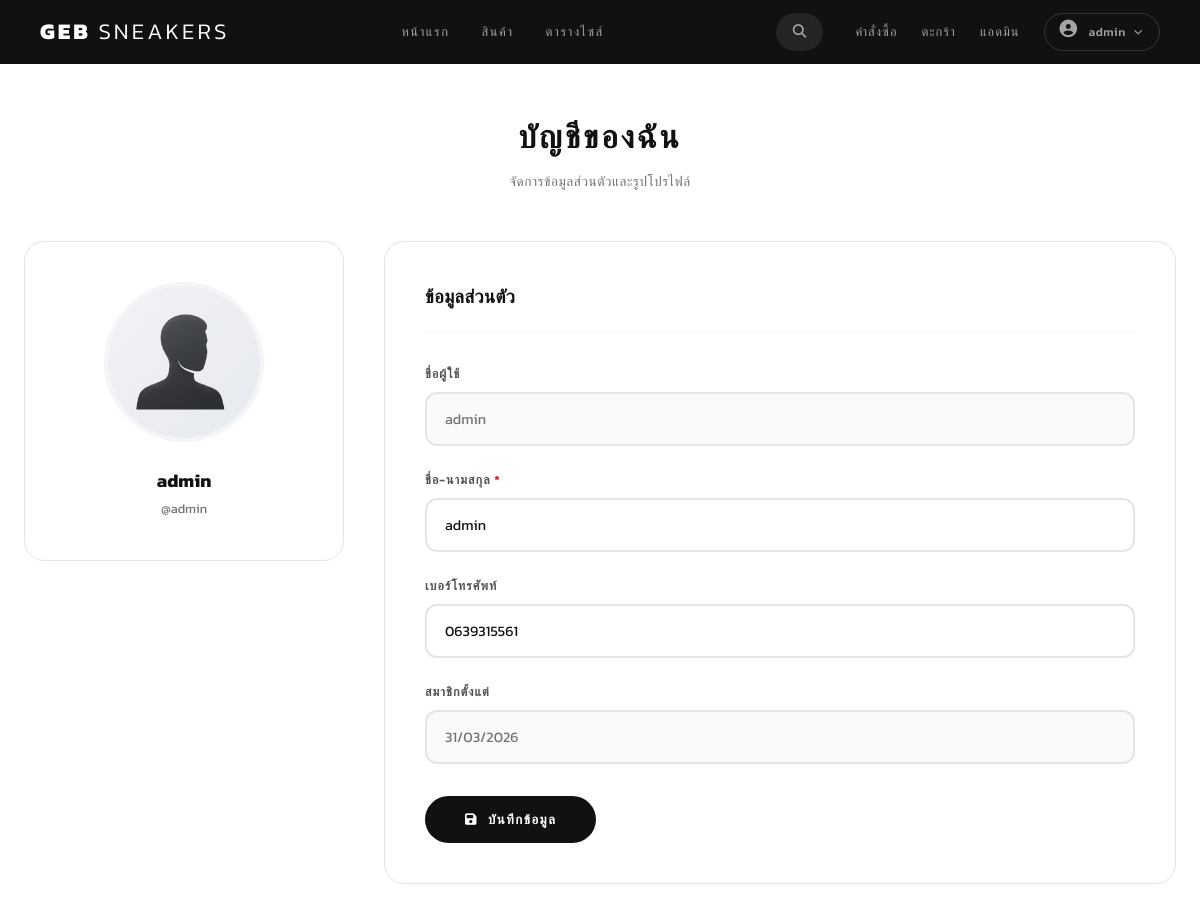
Page /index.php?page=profile (signed in, upper part) on the earlier database version.
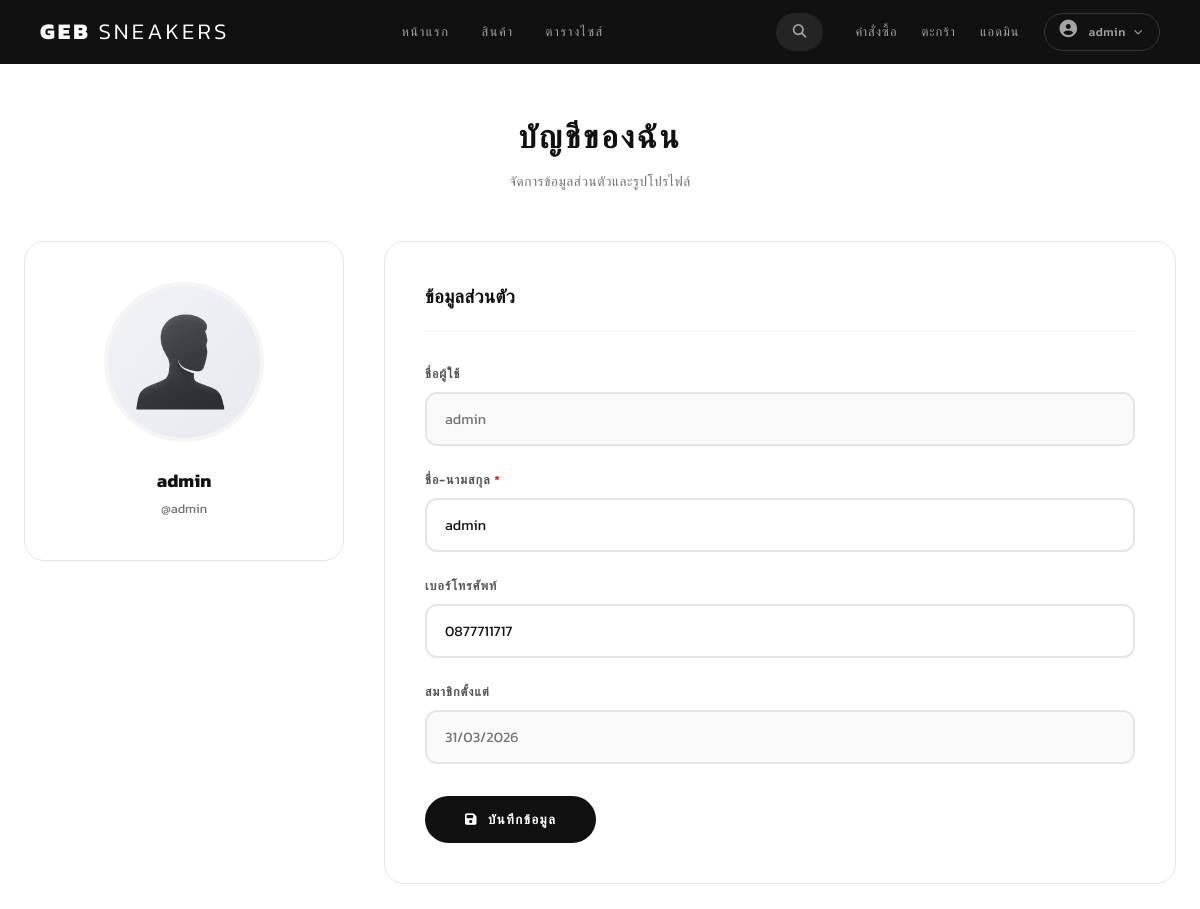
Same page on the later database version.
### tables this page shows
CREATE TABLE `tb_users` (
  `u_id` int(11) NOT NULL,
  `u_username` varchar(50) NOT NULL,
  `u_password` varchar(255) NOT NULL,
  `u_fullname` varchar(100) DEFAULT NULL,
  `u_tel` varchar(20) DEFAULT NULL,
  `u_address` text DEFAULT NULL,
  `u_avatar` varchar(255) DEFAULT 'default_avatar.png',
  `u_level` enum('admin','user') DEFAULT 'user',
  `u_status` enum('active','suspended') DEFAULT 'active',
  `created_at` timestamp NOT NULL DEFAULT current_timestamp(),
  `updated_at` timestamp NOT NULL DEFAULT current_timestamp() ON UPDATE current_timestamp()
);

### index.php (called while the page is built, shortened)
<?php
require_once __DIR__ . '/inc/function.php';
require_once __DIR__ . '/inc/mapsite.php';
$page = isset($_GET['page']) ? $_GET['page'] : 'home';
require_once __DIR__ . '/inc/header.php';
require_once __DIR__ . '/inc/menu.php';
require_once __DIR__ . '/' . $pages[$page];
require_once __DIR__ . '/inc/footer.php';

### inc/function.php (called while the page is built, shortened)
<?php
function sanitize($data) {
    return htmlspecialchars(trim($data), ENT_QUOTES, 'UTF-8');
}

### pages/profile.php (the view, shortened to what this page needs)
<?php
$stmtUser = $conn->prepare("SELECT * FROM tb_users WHERE u_id = ?");
$stmtUser->bind_param("i", $_SESSION['u_id']);
$stmtUser->execute();
$resultUser = $stmtUser->get_result();
$user = $resultUser->fetch_assoc();
$avatarSrc = UPLOAD_URL . 'avatars/' . ($user['u_avatar'] ?? 'default_avatar.png');
?>
<div class="profile-page">
    <div class="container">
        <div class="profile-header">
            <h1 class="profile-title">บัญชีของฉัน</h1>
            <p class="profile-subtitle">จัดการข้อมูลส่วนตัวและรูปโปรไฟล์</p>
        </div>
        <div class="profile-grid">
            <div class="profile-avatar-section">
                <div class="avatar-card">
                    <div class="avatar-wrapper" id="avatarWrapper">
                        <img src="<?php echo $avatarSrc; ?>?v=<?php echo time(); ?>" alt="Avatar" id="avatarPreview">
                    </div>
                    <div class="avatar-info">
                        <h3><?php echo sanitize($user['u_fullname'] ?? 'ไม่ระบุชื่อ'); ?></h3>
                        <p>@<?php echo sanitize($user['u_username']); ?></p>
                    </div>
                </div>
            </div>
            <div class="profile-form-section">
                <div class="form-card">
                    <h2 class="form-card-title">ข้อมูลส่วนตัว</h2>
                    <form method="POST" id="profileForm">
                        <div class="pf-form-group">
                            <label class="pf-label">ชื่อผู้ใช้</label>
                            <input type="text" class="pf-input" value="<?php echo sanitize($user['u_username']); ?>" disabled>
                        </div>
                        <div class="pf-form-group">
                            <label class="pf-label">ชื่อ-นามสกุล <span class="required">*</span></label>
                            <input type="text" name="fullname" class="pf-input" value="<?php echo sanitize($user['u_fullname'] ?? ''); ?>" required>
                        </div>
                        <div class="pf-form-group">
                            <label class="pf-label">เบอร์โทรศัพท์</label>
                            <input type="text" name="tel" class="pf-input" value="<?php echo sanitize($user['u_tel'] ?? ''); ?>" placeholder="เช่น 0812345678">
                        </div>
                        <div class="pf-form-group">
                            <label class="pf-label">สมาชิกตั้งแต่</label>
                            <input type="text" class="pf-input" value="<?php echo date('d/m/Y', strtotime($user['created_at'])); ?>" disabled>
                        </div>
                        <button type="submit" class="btn-save-profile">
                            <i class="fas fa-save"></i> บันทึกข้อมูล
                        </button>
                    </form>
                </div>
            </div>
        </div>
    </div>
</div>

Differences in the rows shown:
changed tb_users "admin": tel "0639315561" → "0877711717"
